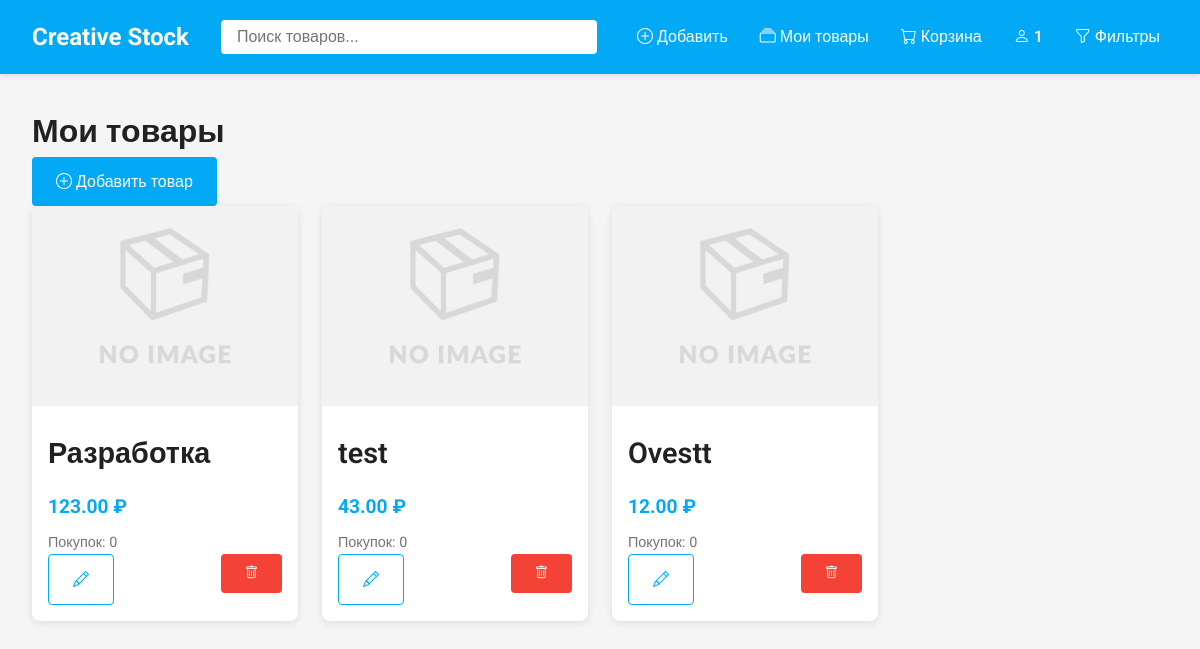
The app's page /my_products (signed in) with its own data.
### app.py (models this page shows, shortened)
class Product(db.Model):
    id = db.Column(db.Integer, primary_key=True)
    name = db.Column(db.String(100), nullable=False)
    description = db.Column(db.Text, nullable=False)
    price = db.Column(db.Float, nullable=False)
    cover_image = db.Column(db.String(200), nullable=False)
    file_path = db.Column(db.String(200), nullable=False)
    creator_id = db.Column(db.Integer, db.ForeignKey('user.id'), nullable=False)
    purchases = db.relationship('Purchase', back_populates='product', lazy=True, cascade='all, delete-orphan')
    in_cart = db.relationship('Cart', back_populates='product', lazy=True)

### app.py (the view)
@app.route('/my_products')
def my_products():
    if 'user_id' not in session:
        return redirect(url_for('login'))
    products = Product.query.filter_by(creator_id=session['user_id']).all()
    return render_template('my_products.html', products=products)

### templates/my_products.html
{% extends "base.html" %}
{% block content %}
<div class="page-container">
    <div class="page-header">
        <h1 class="page-title">Мои товары</h1>
        <a href="/add_product" class="btn btn-primary">
            <i class="bi bi-plus-circle"></i> Добавить товар
        </a>
    </div>
    {% if products %}
    <div class="products-grid">
        {% for product in products %}
        <div class="product-card">
            <img src="{{ url_for('uploaded_file', filename=product.cover_image.split('/')[-1]) }}"
                alt="{{ product.name }}" class="product-image">
            <div class="product-info">
                <h3 class="product-title">{{ product.name }}</h3>
                <p class="product-price">{{ "%.2f"|format(product.price) }} ₽</p>
                <p class="product-meta">Покупок: {{ product.purchases|length }}</p>
                <div class="product-actions">
                    <a href="{{ url_for('edit_product', product_id=product.id) }}" class="btn btn-outline btn-small">
                        <i class="bi bi-pencil"></i>
                    </a>
                    <form action="{{ url_for('delete_product', product_id=product.id) }}" method="post">
                        <button type="submit" class="btn btn-danger btn-small"
                            onclick="return confirm('Удалить этот товар?')">
                            <i class="bi bi-trash"></i>
                        </button>
                    </form>
                </div>
            </div>
        </div>
        {% endfor %}
    </div>
    {% else %}
    <div class="empty-state">
        <i class="bi bi-box-seam" style="font-size: 3rem; color: #bdbdbd;"></i>
        <p>Вы еще не добавили ни одного товара</p>
        <a href="/add_product" class="btn btn-primary">Добавить первый товар</a>
    </div>
    {% endif %}
</div>
{% endblock %}

### static/style.css (style rules this page uses)
:root { --primary-color: #03A9F4; --primary-dark: #0288D1; --text-color: #212121; --text-secondary: #757575; --background: #f5f5f5; --white: #ffffff; }
* { box-sizing: border-box; margin: 0; padding: 0; }
body { font-family: 'Roboto', sans-serif; color: var(--text-color); background-color: var(--background); line-height: 1.6; }
.products-grid { display: grid; grid-template-columns: repeat(4, 1fr); gap: 1.5rem; }
.product-card { background-color: var(--white); border-radius: 8px; overflow: hidden; box-shadow: 0 2px 8px rgba(0, 0, 0, 0.1); transition: transform 0.3s, box-shadow 0.3s; }
.product-image { width: 100%; height: 200px; object-fit: cover; }
.product-info { padding: 1rem; }
.product-title { font-size: 1.1rem; margin-bottom: 0.5rem; font-weight: 500; }
.product-price { color: var(--primary-color); font-weight: 700; font-size: 1.2rem; margin: 0.5rem 0; }
.product-actions { display: flex; justify-content: space-between; margin-top: 1rem; }
.btn { padding: 0.5rem 1rem; border-radius: 4px; text-decoration: none; font-weight: 500; cursor: pointer; border: none; transition: background-color 0.3s; }
.btn-primary { background-color: var(--primary-color); color: white; }
.btn-outline { background-color: transparent; border: 1px solid var(--primary-color); color: var(--primary-color); }
.page-container { max-width: 1200px; margin: 0 auto; padding: 0 1rem; }
.btn { display: inline-block; padding: 0.75rem 1.5rem; border-radius: 4px; text-decoration: none; font-weight: 500; cursor: pointer; transition: all 0.3s; }
.btn-primary { background-color: var(--primary-color); color: white; border: none; }
.btn-outline { background: white; border: 1px solid var(--primary-color); color: var(--primary-color); }
.btn-danger { background: #f44336; color: white; border: none; }
.product-info { display: flex; flex-direction: column; }
.product-title { font-size: 1.8rem; font-weight: 600; color: var(--text-color); margin-bottom: 0.5rem; }
.product-meta { display: flex; gap: 1rem; color: var(--text-secondary); font-size: 0.9rem; }
.product-actions { margin-top: auto; }

### records on screen
Product: cover_image (placeholder picture), name "Разработка", price "123.00", purchases|length "0"
Product: cover_image+name (placeholder picture), name "test", price "43.00", purchases|length "0"
Product: cover_image (placeholder picture), name "Ovestt", price "12.00", purchases|length "0"

### other values on screen
{{ session['username'] }} "1"
